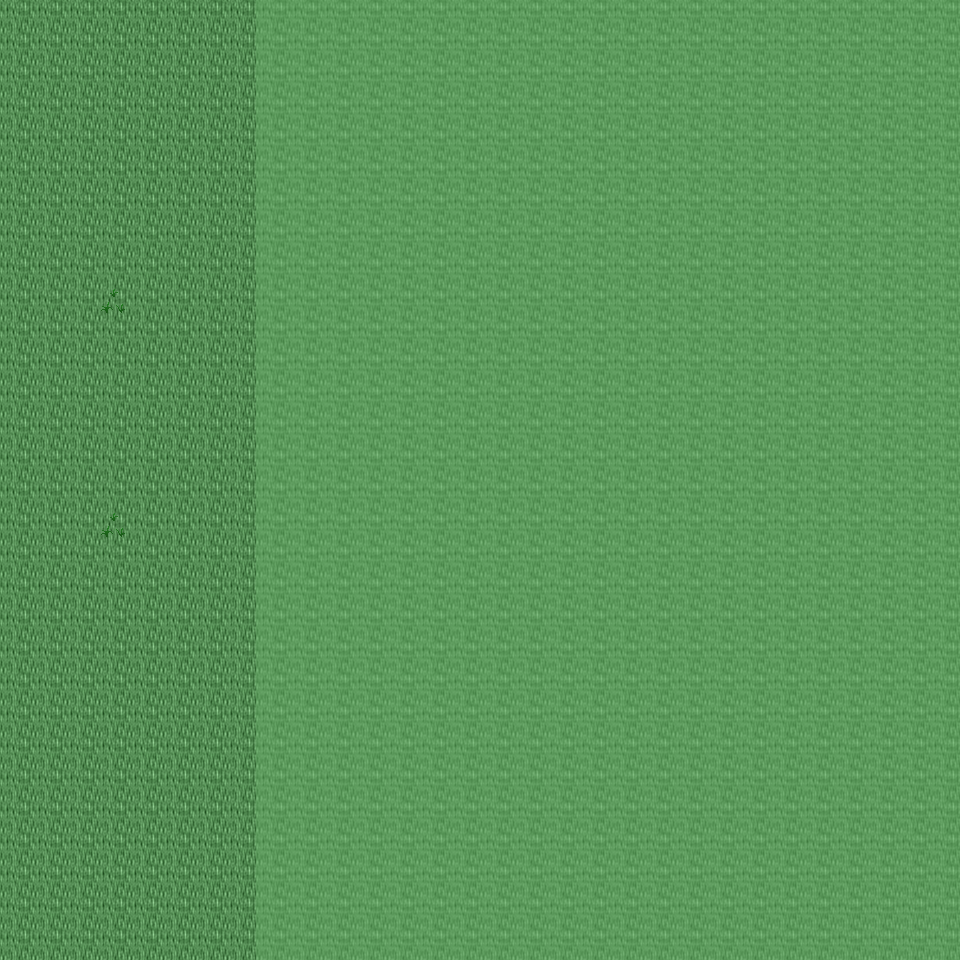

Rendered tile map (Tiled .tmx) drawn with the repository's tilesets; below, a short description and the map source with its tile grids summarised:
An orthogonal 30x30 tile map with 32x32 px tiles, 6 tile layers (Ground, Object, Object2, Above, ...), 30 tilesets and 2 objects (2x mapchange).

<map version="1.0" orientation="orthogonal" renderorder="right-down" width="30" height="30" tilewidth="32" tileheight="32" nextobjectid="3">
  <tileset firstgid="1" name="tileset_ground_ground" tilewidth="32" tileheight="32" tilecount="33" columns="3">
    <image source="../drawable/tileset_ground_ground.png" width="96" height="352" />
  </tileset>
  <tileset firstgid="34" name="tileset_ground_ridge_earth_dark" tilewidth="32" tileheight="32" tilecount="96" columns="12">
    <image source="../drawable/tileset_ground_ridge_earth_dark.png" width="384" height="256" />
  </tileset>
  <tileset firstgid="130" name="tileset_ground_ridge_earth_pale" tilewidth="32" tileheight="32" tilecount="96" columns="12">
    <image source="../drawable/tileset_ground_ridge_earth_pale.png" width="384" height="256" />
  </tileset>
  <tileset firstgid="226" name="tileset_ground_earth_edges" tilewidth="32" tileheight="32" tilecount="18" columns="6">
    <image source="../drawable/tileset_ground_earth_edges.png" width="192" height="96" />
  </tileset>
  <tileset firstgid="244" name="tileset_ground_rock_pebbles" tilewidth="32" tileheight="32" tilecount="3" columns="1">
    <image source="../drawable/tileset_ground_rock_pebbles.png" width="32" height="96" />
  </tileset>
  <tileset firstgid="247" name="tileset_plant_grasses" tilewidth="32" tileheight="32" tilecount="6" columns="3">
    <image source="../drawable/tileset_plant_grasses.png" width="96" height="64" />
  </tileset>
  <tileset firstgid="253" name="tileset_plant_flower_daisy_yellow" tilewidth="32" tileheight="32" tilecount="8" columns="2">
    <image source="../drawable/tileset_plant_flower_daisy_yellow.png" width="64" height="128" />
  </tileset>
  <tileset firstgid="261" name="tileset_plant_bush_bushes" tilewidth="32" tileheight="32" tilecount="10" columns="5">
    <image source="../drawable/tileset_plant_bush_bushes.png" width="160" height="64" />
  </tileset>
  <tileset firstgid="271" name="tileset_plant_flower_daisy_red" tilewidth="32" tileheight="32" tilecount="8" columns="2">
    <image source="../drawable/tileset_plant_flower_daisy_red.png" width="64" height="128" />
  </tileset>
  <tileset firstgid="279" name="tileset_plant_tree_tree_darkgreen" tilewidth="32" tileheight="32" tilecount="88" columns="8">
    <image source="../drawable/tileset_plant_tree_tree_darkgreen.png" width="256" height="352" />
  </tileset>
  <tileset firstgid="367" name="tileset_plant_flower_daisy_blue" tilewidth="32" tileheight="32" tilecount="8" columns="2">
    <image source="../drawable/tileset_plant_flower_daisy_blue.png" width="64" height="128" />
  </tileset>
  <tileset firstgid="375" name="tileset_item_corpse_skull_pale" tilewidth="32" tileheight="32" tilecount="2" columns="2">
    <image source="../drawable/tileset_item_corpse_skull_pale.png" width="64" height="32" />
  </tileset>
  <tileset firstgid="377" name="tileset_plant_vine" tilewidth="32" tileheight="32" tilecount="3" columns="1">
    <image source="../drawable/tileset_plant_vine.png" width="32" height="96" />
  </tileset>
  <tileset firstgid="380" name="tileset_plant_flower_daisy_white" tilewidth="32" tileheight="32" tilecount="8" columns="2">
    <image source="../drawable/tileset_plant_flower_daisy_white.png" width="64" height="128" />
  </tileset>
  <tileset firstgid="388" name="tileset_item_corpse_huge_animal" tilewidth="32" tileheight="32" tilecount="16" columns="2">
    <image source="../drawable/tileset_item_corpse_huge_animal.png" width="64" height="256" />
  </tileset>
  <tileset firstgid="404" name="tileset_building_fence_fence_chunky" tilewidth="32" tileheight="32" tilecount="21" columns="3">
    <image source="../drawable/tileset_building_fence_fence_chunky.png" width="96" height="224" />
  </tileset>
  <tileset firstgid="425" name="tileset_ground_eye" tilewidth="32" tileheight="32" tilecount="9" columns="3">
    <image source="../drawable/tileset_ground_eye.png" width="96" height="96" />
  </tileset>
  <tileset firstgid="434" name="tileset_logic_collision" tilewidth="32" tileheight="32" tilecount="1" columns="1">
    <image source="../drawable/tileset_logic_collision.png" width="32" height="32" />
  </tileset>
  <tileset firstgid="435" name="tileset_plant_tree_taller_trees" tilewidth="32" tileheight="32" tilecount="32" columns="8">
    <image source="../drawable/tileset_plant_tree_taller_trees.png" width="256" height="128" />
  </tileset>
  <tileset firstgid="467" name="tileset_plant_tree_spruce" tilewidth="32" tileheight="32" tilecount="6" columns="2">
    <image source="../drawable/tileset_plant_tree_spruce.png" width="64" height="96" />
  </tileset>
  <tileset firstgid="473" name="tileset_ground_blue_paving" tilewidth="32" tileheight="32" tilecount="2" columns="1">
    <image source="../drawable/tileset_ground_blue_paving.png" width="32" height="64" />
  </tileset>
  <tileset firstgid="475" name="tileset_ground_grass_edges" tilewidth="32" tileheight="32" tilecount="36" columns="12">
    <image source="../drawable/tileset_ground_grass_edges.png" width="384" height="96" />
  </tileset>
  <tileset firstgid="511" name="tileset_ground_grass_corners" tilewidth="32" tileheight="32" tilecount="24" columns="6">
    <image source="../drawable/tileset_ground_grass_corners.png" width="192" height="128" />
  </tileset>
  <tileset firstgid="535" name="tileset_building_house_pink_blue" tilewidth="32" tileheight="32" tilecount="99" columns="11">
    <image source="../drawable/tileset_building_house_pink_blue.png" width="352" height="288" />
  </tileset>
  <tileset firstgid="634" name="tileset_building_fence_stone_fence_white" tilewidth="32" tileheight="32" tilecount="9" columns="3">
    <image source="../drawable/tileset_building_fence_stone_fence_white.png" width="96" height="96" />
  </tileset>
  <tileset firstgid="643" name="tileset_plant_tree_pine_tree" tilewidth="32" tileheight="32" tilecount="20" columns="4">
    <image source="../drawable/tileset_plant_tree_pine_tree.png" width="128" height="160" />
  </tileset>
  <tileset firstgid="663" name="tileset_furniture_chair_bench_wooden" tilewidth="32" tileheight="32" tilecount="8" columns="2">
    <image source="../drawable/tileset_furniture_chair_bench_wooden.png" width="64" height="128" />
  </tileset>
  <tileset firstgid="671" name="tileset_item_postbox" tilewidth="32" tileheight="32" tilecount="4" columns="2">
    <image source="../drawable/tileset_item_postbox.png" width="64" height="64" />
  </tileset>
  <tileset firstgid="675" name="tileset_furniture_light_lamp_blue" tilewidth="32" tileheight="32" tilecount="3" columns="1">
    <image source="../drawable/tileset_furniture_light_lamp_blue.png" width="32" height="96" />
  </tileset>
  <tileset firstgid="678" name="tileset_plant_bushes_and_trees" tilewidth="32" tileheight="32" tilecount="144" columns="16">
    <image source="../drawable/tileset_plant_bushes_and_trees.png" width="512" height="289" />
  </tileset>
  <layer name="Ground" width="30" height="30">
    <data>[900 cells, 900 non-empty, 4 distinct tile ids]</data>
  </layer>
  <layer name="Object" width="30" height="30">
    <data>[900 cells, 104 non-empty, 10 distinct tile ids]</data>
  </layer>
  <layer name="Object2" width="30" height="30">
    <data>[900 cells, 11 non-empty, 3 distinct tile ids]</data>
  </layer>
  <layer name="Above" width="30" height="30">
    <data>[900 cells, 10 non-empty, 9 distinct tile ids]</data>
  </layer>
  <layer name="Above2" width="30" height="30">
    <data>[900 cells, 0 non-empty, 0 distinct tile ids]</data>
  </layer>
  <layer name="Walkable" width="30" height="30">
    <data>[900 cells, 660 non-empty, 1 distinct tile ids]</data>
  </layer>
  <objectgroup name="MapEvents">
    <!-- 2 objects omitted --></objectgroup>
</map>
<!-- 2 of 2 objects omitted -->
